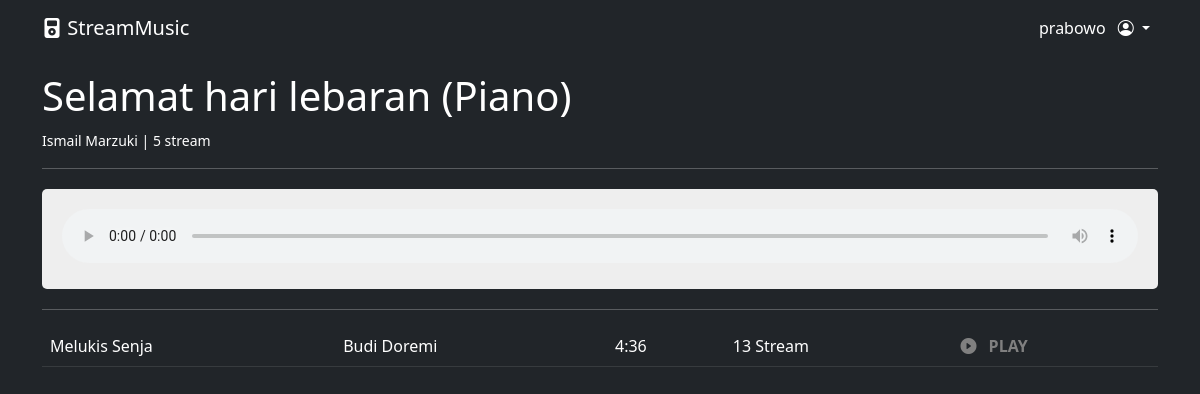
Screenshot of /play.php?id=3 (signed in) with the database file from the repository.
### tables this page shows
CREATE TABLE `tb_musik` (
  `id_musik` int(11) NOT NULL,
  `file` varchar(128) NOT NULL,
  `judul` varchar(128) NOT NULL,
  `artist` varchar(50) NOT NULL,
  `durasi` varchar(10) NOT NULL,
  `stream` bigint(20) NOT NULL,
  `date_upload` int(11) NOT NULL
);

### play.php (the view, shortened to what this page needs)
<?php
require 'connection.php';
$id_musik = $_GET['id'];
$query = mysqli_query($conn, "SELECT * FROM tb_musik WHERE id_musik = $id_musik");
$lagu = mysqli_fetch_assoc($query);
$query_musik = mysqli_query($conn, "SELECT * FROM tb_musik WHERE id_musik <> $id_musik");
require 'layout/header.php';
?>
<h1><?= $lagu['judul'] ?></h1>
<small><?= $lagu['artist'] ?> | <?= $lagu['stream'] ?> stream</small>
<hr>
<div class="container-audio">
    <audio controls loop autoplay>
        <source src="./musik/<?= $lagu['file'] ?>" type="audio/mpeg">
    </audio>
</div>
<hr>
<table class="table table-hover table-dark">
    <tbody>
        <?php
        while ($result = mysqli_fetch_assoc($query_musik)) : ?>
            <tr>
                <td><?= $result['judul'] ?></td>
                <td><?= $result['artist'] ?></td>
                <td><?= $result['durasi'] ?></td>
                <td><?= $result['stream'] ?> Stream</td>
                <th><a href="play.php?id=<?= $result['id_musik'] ?>" class="play"><i class="bi bi-play-circle-fill me-2"></i> PLAY</a></th>
            </tr>
        <?php endwhile; ?>
    </tbody>
</table>
<?php require 'layout/footer.php'; ?>

### play.php (style rules this page uses)
.container-audio { width: 100%; height: auto; padding: 20px; border-radius: 5px; background-color: #eee; color: #444; margin: 20px auto; overflow: hidden; }
audio { width: 100%; }
.play { text-decoration: none; color: grey; }

### rows the page displays
tb_musik: judul "Selamat hari lebaran (Piano)", artist "Ismail Marzuki", stream "5"
tb_musik: judul "Melukis Senja", artist "Budi Doremi", durasi "4:36", stream "13"

### other values shown
$_SESSION['nama'] "prabowo"
